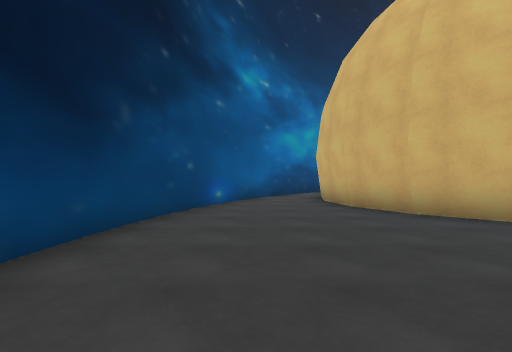
view 1 (above)

19 first-person views from a walk through a scene from a Unity 3-D project. The camera is 1.3 m above the floor, looks level and sees 80° across. The floor is counted in squares, 2 m on a side. Each view is taken from the middle of a square. On the plan, view 1 faces up. The plan holds only what a view shows up to about 10 squares ahead; the rest is blank. The place goes on beyond the plan. Some surface patterns are stand-ins.

view 2
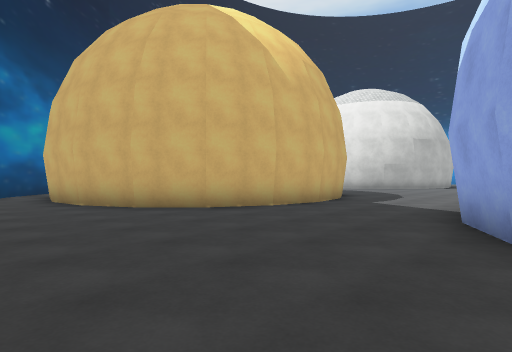

view 3
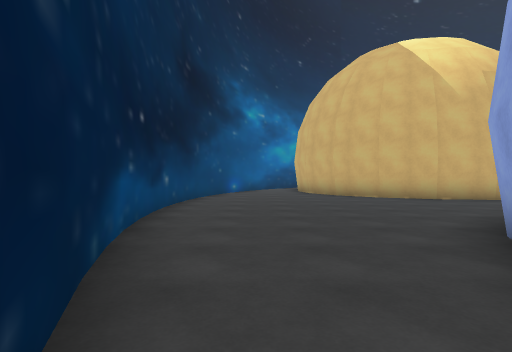

view 4
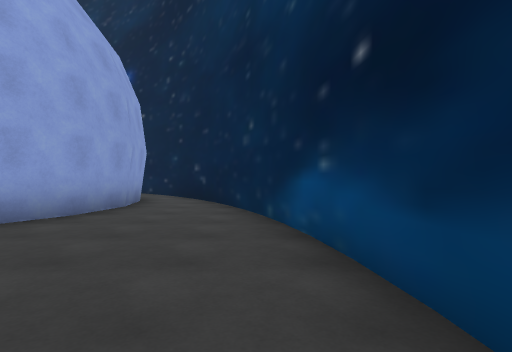

view 5
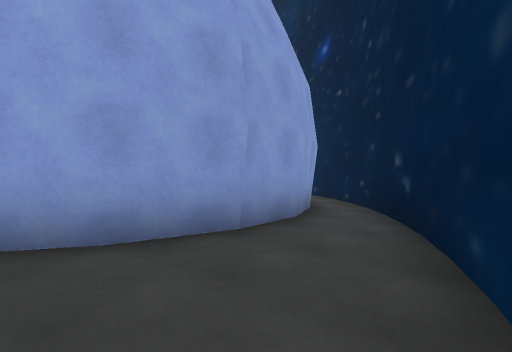

view 6
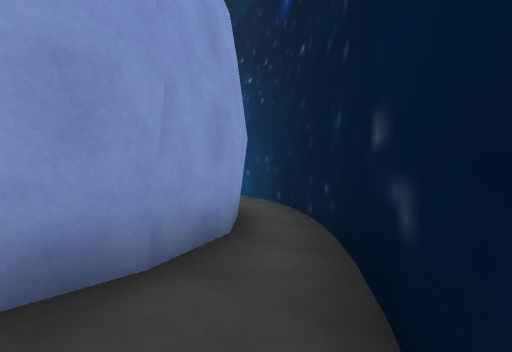

view 7
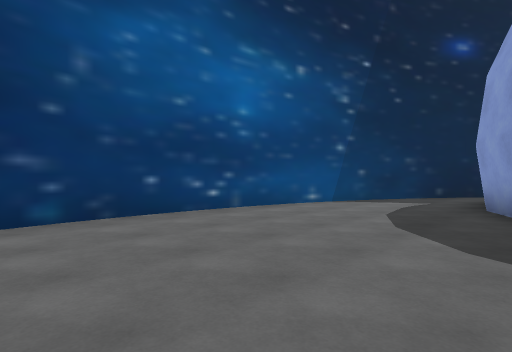

view 8
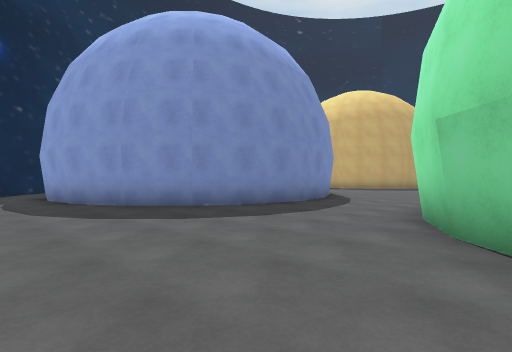

view 9
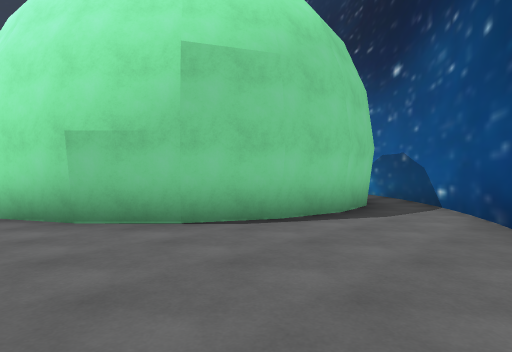

view 10
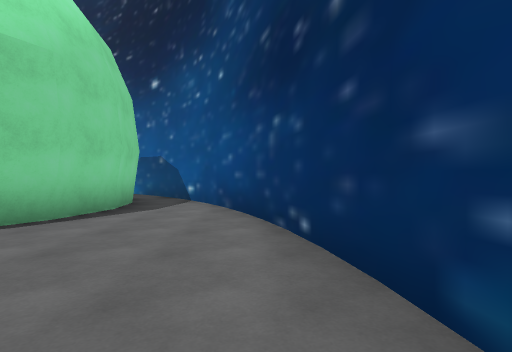

view 11
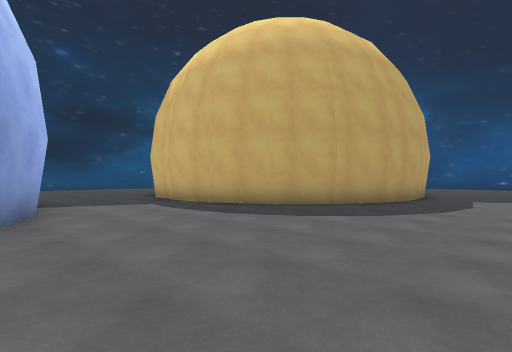

view 12
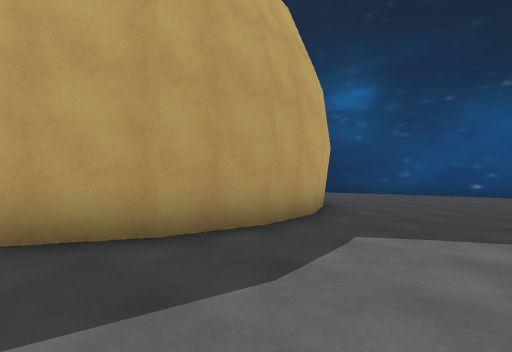

view 13
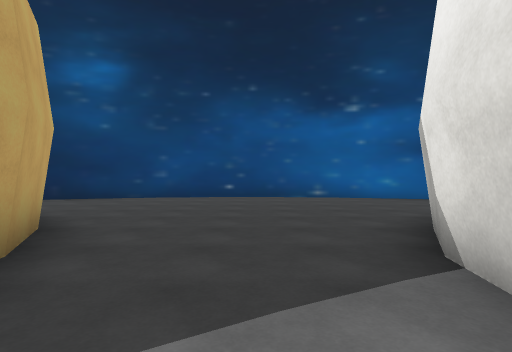

view 14
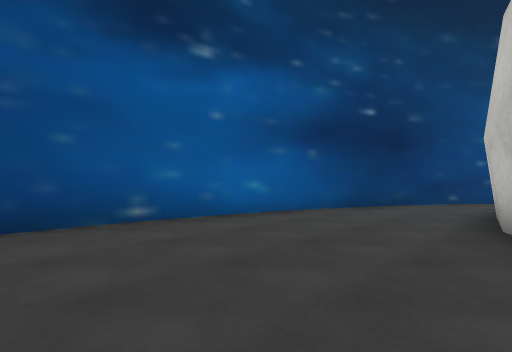

view 15
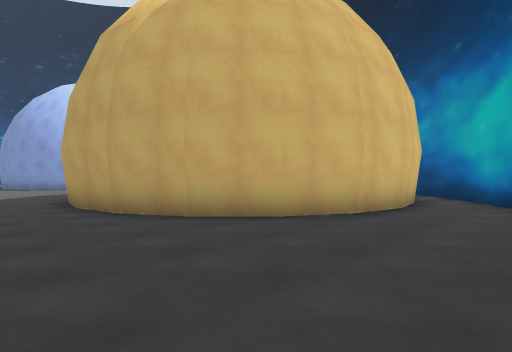

view 16
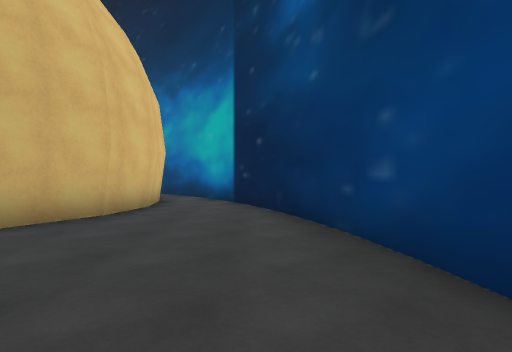

view 17
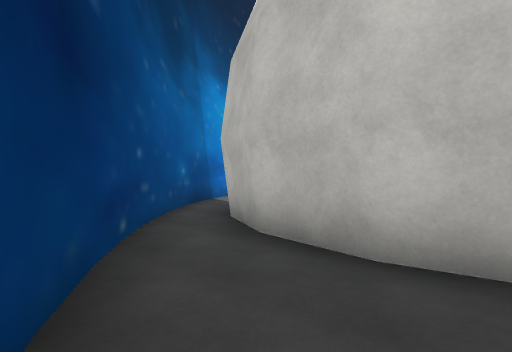

view 18
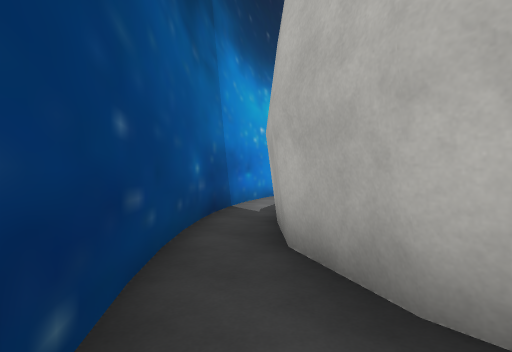

view 19
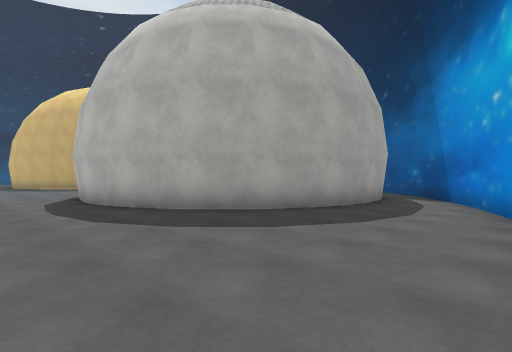

### Floor plan
Key: @ floor where view 1 was taken; # wall or solid block; . floor; T thing the floor can be seen under or through.
Columns run from 2 left of view 1 to 27 right of it. Each row starts with its distance up from view 1.
 17             #######
 16         #####.....####
 15        ##............###
 14      ###...............##
 13      #..................#
 12     ########.......####TTT
 11   ###      ##.....##    TTT#
 10   #.#       ##...##      T.##
  9  ##.#        #...#       #..#
  8  #..#        #...        #..##
  7 ##..#        #...        #...#
  6 #...##      ##...       ##...
  5 #....##    ##....      ##....
  4 #.....######.....   ####......
  3 #.............................
  2 #.............................
  1 #................       ......
  0 #.@....#  #......
 -1 #.....##  ##.....
 -2 #....##    ##...
 -3 ##..##      ##...
 -4  #..#        #...
 -5  #..#        #...
 -6  ##.#       ##...#
 -7   ###      ##....##
 -8           ##......##
 -9       #####........######
-10       #.................#
-11       ##..............###
-12        ####.........###
-13           ###########

Where each view was taken, in squares from view 1:
view 1: 0 up, 0 right, facing up
view 2: 1 down, 0 right, facing up-right
view 3: 5 down, 0 right, facing up
view 4: 2 up, 1 left, facing down
view 5: 2 down, 1 left, facing down-right
view 6: 5 down, 0 right, facing down-right
view 7: 8 down, 15 right, facing down-left
view 8: 11 down, 16 right, facing up-left
view 9: 12 down, 14 right, facing up-right
view 10: 12 down, 13 right, facing right
view 11: 1 down, 14 right, facing up-left
view 12: 5 up, 14 right, facing up-left
view 13: 7 up, 13 right, facing up
view 14: 12 up, 13 right, facing up-right
view 15: 15 up, 13 right, facing down-left
view 16: 15 up, 13 right, facing left
view 17: 15 up, 18 right, facing down-right
view 18: 14 up, 20 right, facing down-right
view 19: 1 up, 27 right, facing up-left
